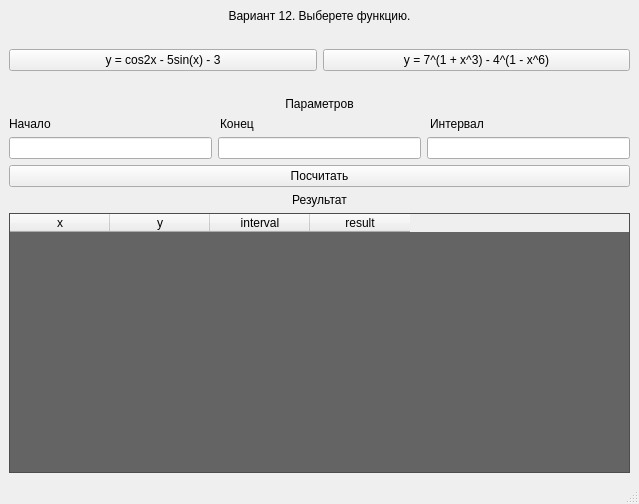
<?xml version="1.0" encoding="UTF-8"?>
<ui version="4.0">
 <class>MainWindow</class>
 <widget class="QMainWindow" name="MainWindow">
  <property name="geometry">
   <rect>
    <x>0</x>
    <y>0</y>
    <width>639</width>
    <height>504</height>
   </rect>
  </property>
  <property name="windowTitle">
   <string>MainWindow</string>
  </property>
  <widget class="QWidget" name="centralwidget">
   <layout class="QVBoxLayout" name="verticalLayout">
    <item>
     <widget class="QLabel" name="label">
      <property name="text">
       <string>Вариант 12. Выберете функцию.</string>
      </property>
      <property name="alignment">
       <set>Qt::AlignCenter</set>
      </property>
     </widget>
    </item>
    <item>
     <layout class="QGridLayout" name="gridLayout_2">
      <item row="0" column="0">
       <widget class="QLabel" name="label_3">
        <property name="text">
         <string/>
        </property>
       </widget>
      </item>
      <item row="1" column="1">
       <widget class="QPushButton" name="selectSecondFunction">
        <property name="text">
         <string>y = 7^(1 + x^3) - 4^(1 - x^6)</string>
        </property>
       </widget>
      </item>
      <item row="0" column="1">
       <widget class="QLabel" name="label_4">
        <property name="text">
         <string/>
        </property>
       </widget>
      </item>
      <item row="1" column="0">
       <widget class="QPushButton" name="selectFirstFunction">
        <property name="text">
         <string>y = cos2x - 5sin(x) - 3</string>
        </property>
       </widget>
      </item>
     </layout>
    </item>
    <item>
     <widget class="QLabel" name="selectedFunction">
      <property name="text">
       <string/>
      </property>
      <property name="alignment">
       <set>Qt::AlignCenter</set>
      </property>
     </widget>
    </item>
    <item>
     <widget class="QLabel" name="label_5">
      <property name="text">
       <string>Параметров</string>
      </property>
      <property name="alignment">
       <set>Qt::AlignCenter</set>
      </property>
     </widget>
    </item>
    <item>
     <layout class="QGridLayout" name="gridLayout">
      <item row="0" column="1">
       <widget class="QLabel" name="label_7">
        <property name="maximumSize">
         <size>
          <width>210</width>
          <height>100</height>
         </size>
        </property>
        <property name="text">
         <string>Конец</string>
        </property>
       </widget>
      </item>
      <item row="0" column="2">
       <widget class="QLabel" name="label_8">
        <property name="maximumSize">
         <size>
          <width>200</width>
          <height>16777215</height>
         </size>
        </property>
        <property name="text">
         <string>Интервал</string>
        </property>
       </widget>
      </item>
      <item row="0" column="0">
       <widget class="QLabel" name="label_6">
        <property name="maximumSize">
         <size>
          <width>210</width>
          <height>100</height>
         </size>
        </property>
        <property name="text">
         <string>Начало</string>
        </property>
       </widget>
      </item>
     </layout>
    </item>
    <item>
     <layout class="QHBoxLayout" name="horizontalLayout_2">
      <item>
       <widget class="QLineEdit" name="setStart"/>
      </item>
      <item>
       <widget class="QLineEdit" name="setEnd"/>
      </item>
      <item>
       <widget class="QLineEdit" name="setAmountPoints"/>
      </item>
     </layout>
    </item>
    <item>
     <layout class="QHBoxLayout" name="horizontalLayout">
      <item>
       <widget class="QPushButton" name="calculate">
        <property name="text">
         <string>Посчитать</string>
        </property>
       </widget>
      </item>
     </layout>
    </item>
    <item>
     <widget class="QLabel" name="label_2">
      <property name="text">
       <string>Результат</string>
      </property>
      <property name="alignment">
       <set>Qt::AlignCenter</set>
      </property>
     </widget>
    </item>
    <item>
     <widget class="QTableWidget" name="tableWidget">
      <property name="styleSheet">
       <string notr="true">QTableWidget {
	background-color:#646464;
	alternate-background-color:#606060;
	selection-background-color:#282828;
}</string>
      </property>
      <property name="alternatingRowColors">
       <bool>true</bool>
      </property>
      <column>
       <property name="text">
        <string>x</string>
       </property>
      </column>
      <column>
       <property name="text">
        <string>y</string>
       </property>
      </column>
      <column>
       <property name="text">
        <string>interval</string>
       </property>
      </column>
      <column>
       <property name="text">
        <string>result</string>
       </property>
      </column>
     </widget>
    </item>
   </layout>
  </widget>
  <widget class="QMenuBar" name="menubar">
   <property name="geometry">
    <rect>
     <x>0</x>
     <y>0</y>
     <width>639</width>
     <height>22</height>
    </rect>
   </property>
  </widget>
  <widget class="QStatusBar" name="statusbar"/>
 </widget>
 <resources/>
 <connections/>
</ui>
